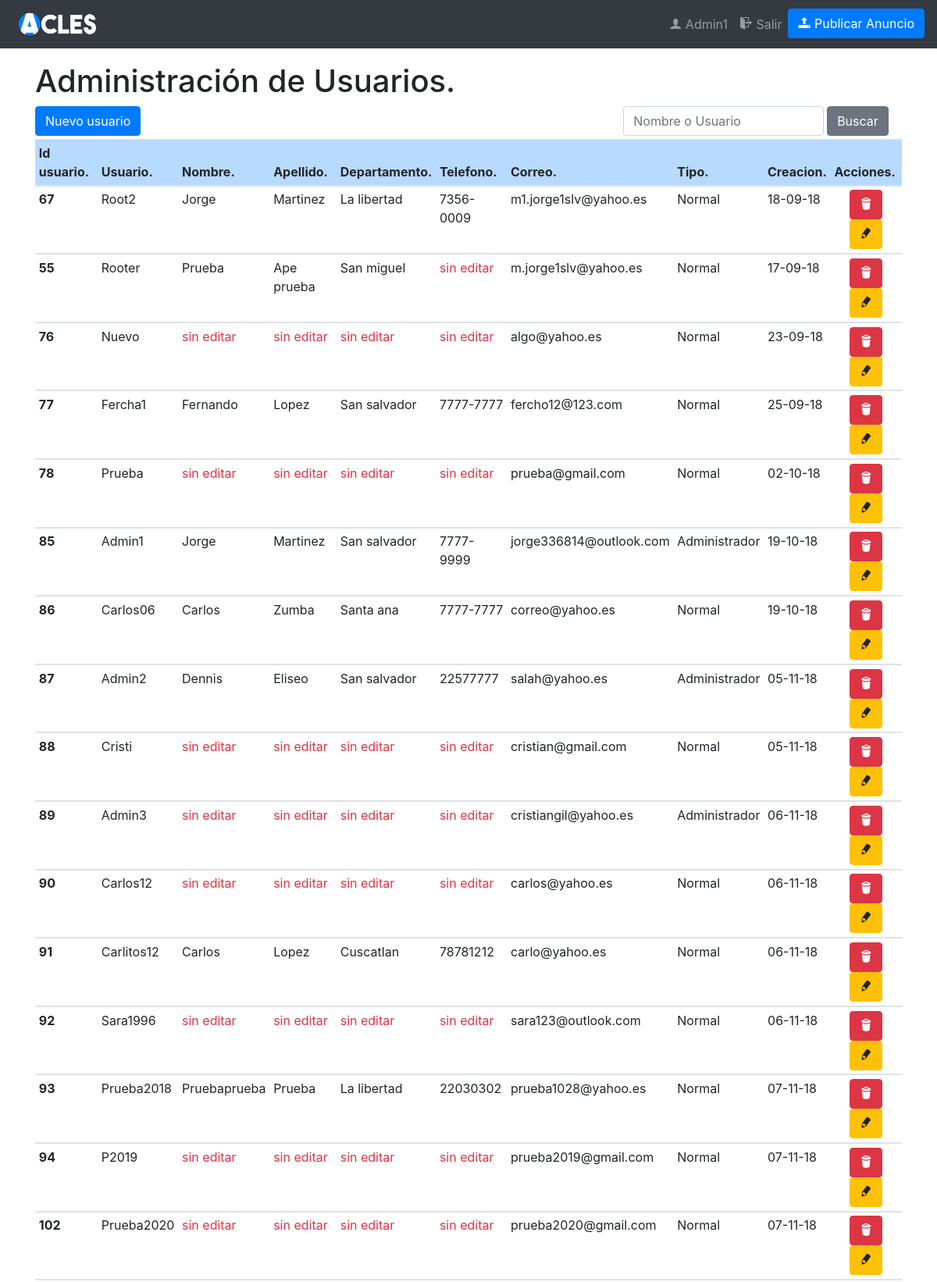
The page /?p=pags_admin/admin_usuarios (signed in, upper part) on the database its author committed.
### tables this page shows
CREATE TABLE `usuarios` (
  `id_usuario` int(11) NOT NULL,
  `nombre_usuario` varchar(25) DEFAULT NULL,
  `apellido_usuario` varchar(25) DEFAULT NULL,
  `departamento` varchar(25) DEFAULT NULL,
  `telefono` char(12) NOT NULL,
  `foto_usuario` varchar(300) NOT NULL DEFAULT 'avatar.jpg'
);

### index.php (called while the page is built, shortened)
<?php
    $pagina = isset($_GET['p']) ? $_GET['p'] : 'inicio';
    require_once 'paginas/header.php';
    require_once 'paginas/' . $pagina . '.php';
    require_once 'paginas/footer.php';
 ?>

### paginas/pags_admin/admin_usuarios.php (the view, shortened to what this page needs)
 <?php
  $conex = conectar();
  if (isset($_POST['txtBuscarUsuario'])) {
    $nombre = $_POST['txtBuscarUsuario'];
    $sentenciaSQL = "call proc_mostrarUsuariosBusqueda('$nombre')";
  }else{
    $sentenciaSQL = "call proc_mostrarUsuarios()";
  }
  $resultado = mysqli_query($conex, $sentenciaSQL);
?>
<div class="container my-4">
<h1>Administración de Usuarios.</h1>
<div class="row">
<div class="col-md-6 col-xs-12">
  <button type="button" class="btn btn-primary" data-toggle="modal" data-target="#modalAgregarUsuario">Nuevo usuario</button>
</div>
<div class="col-xs-12 col-md-6  offset-md-0">
  <form class="form-inline my-lg-0" method="POST" action="index.php?p=pags_admin/admin_usuarios" style=" float: right;">
    <input class="form-control mr-sm-1" type="search" style="width: 72%;"  placeholder="Nombre o Usuario" aria-label="Search" name="txtBuscarUsuario">
    <button class="btn btn-secondary" type="submit" name="btnBuscarUsu">Buscar</button>
  </form>
</div>
</div>
  <div class="table-responsive-sm  my-1">
    <table class="table table-sm table-hover" id="tablaCategorias">
      <thead>
        <tr class="table-primary">
          <th scope="col">Id usuario.</th>
          <th scope="col">Usuario.</th>
          <th scope="col">Nombre.</th>
          <th scope="col">Apellido.</th>
          <th scope="col">Departamento.</th>
          <th scope="col">Telefono.</th>
          <th scope="col">Correo.</th>
          <th scope="col">Tipo.</th>
          <th scope="col">Creacion.</th>
          <th scope="col">Acciones.</th>
        </tr>
      </thead>
      <tbody>
        <?php while ($usu = mysqli_fetch_array($resultado)): ?>
        <tr>
          <th scope="row"><?php echo $usu['id_usuario']; ?></th>
          <td scope="row"><?php echo ucfirst($usu['usuario']); ?></td>
          <td><?php echo ucfirst(isset($usu['nombre_usuario'])?$usu['nombre_usuario']:"<p class='text-danger'>sin editar</p>"); ?></td>
          <td><?php echo ucfirst(isset($usu['apellido_usuario'])?$usu['apellido_usuario']:"<p class='text-danger'>sin editar</p>"); ?></td>
          <td><?php echo ucfirst(isset($usu['departamento'])?$usu['departamento']:"<p class='text-danger'>sin editar</p>"); ?></td>
          <td><?php echo ($usu['telefono'] != null)?$usu['telefono']:"<p class='text-danger'>sin editar</p>"; ?></td>
          <td><?php echo $usu['correo']; ?></td>
          <td><?php echo ($usu['tipo'] == 1)?"Normal":"Administrador"; ?></td>
          <td><?php
            $fecha = date_create($usu['fecha_creacion']);
            echo date_format($fecha,'d-m-y');
          ?></td>
          <td align="center">
            <button class="btn btn-danger" onclick="eliminarUsuario(<?php echo $usu['id_usuario'];?>)"><i class="icon-trash"></i></button>
           <button type="button" class="btn btn-warning" data-toggle="modal" data-target="#modusu<?php echo $usu['id_usuario']; ?>"><i class="icon-pencil"></i></button>
        </td>
        </tr>
      </tbody>
</div>
      <?php endwhile;
       ?>

### css/modern-business.css (style rules this page uses)
body { padding-top: 54px; }
@media (min-width: 992px) { body { padding-top: 56px; } }

### css/icomoon.css (style rules this page uses)
.icon-trash:before { content: "\e94f"; }
.icon-pencil:before { content: "\e9f3"; }

### rows shown on the page
usuarios: id_usuario "67", id_usuario.usuario "Root2", nombre_usuario "Jorge", apellido_usuario "Martinez", departamento "La libertad", telefono "7356-0009", id_usuario.correo "m1.jorge1slv@yahoo.es", shows "Normal", id_usuario.fecha_creacion "18-09-18"
usuarios: id_usuario "55", id_usuario.usuario "Rooter", nombre_usuario "Prueba", apellido_usuario "Ape prueba", departamento "San miguel", telefono "sin editar", id_usuario.correo "m.jorge1slv@yahoo.es", shows "Normal", id_usuario.fecha_creacion "17-09-18"
usuarios: id_usuario "76", id_usuario.usuario "Nuevo", nombre_usuario "sin editar", apellido_usuario "sin editar", departamento "sin editar", telefono "sin editar", id_usuario.correo "algo@yahoo.es", shows "Normal", id_usuario.fecha_creacion "23-09-18"
usuarios: id_usuario "77", id_usuario.usuario "Fercha1", nombre_usuario "Fernando", apellido_usuario "Lopez", departamento "San salvador", telefono "7777-7777", id_usuario.correo "fercho12@123.com", shows "Normal", id_usuario.fecha_creacion "25-09-18"
usuarios: id_usuario "78", id_usuario.usuario "Prueba", nombre_usuario "sin editar", apellido_usuario "sin editar", departamento "sin editar", telefono "sin editar", id_usuario.correo "prueba@gmail.com", shows "Normal", id_usuario.fecha_creacion "02-10-18"
usuarios: id_usuario "85", id_usuario.usuario "Admin1", nombre_usuario "Jorge", apellido_usuario "Martinez", departamento "San salvador", telefono "7777-9999", id_usuario.correo "jorge336814@outlook.com", shows "Administrador", id_usuario.fecha_creacion "19-10-18"
usuarios: id_usuario "86", id_usuario.usuario "Carlos06", nombre_usuario "Carlos", apellido_usuario "Zumba", departamento "Santa ana", telefono "7777-7777", id_usuario.correo "correo@yahoo.es", shows "Normal", id_usuario.fecha_creacion "19-10-18"
usuarios: id_usuario "87", id_usuario.usuario "Admin2", nombre_usuario "Dennis", apellido_usuario "Eliseo", departamento "San salvador", telefono "22577777", id_usuario.correo "salah@yahoo.es", shows "Administrador", id_usuario.fecha_creacion "05-11-18"
usuarios: id_usuario "88", id_usuario.usuario "Cristi", nombre_usuario "sin editar", apellido_usuario "sin editar", departamento "sin editar", telefono "sin editar", id_usuario.correo "cristian@gmail.com", shows "Normal", id_usuario.fecha_creacion "05-11-18"
usuarios: id_usuario "89", id_usuario.usuario "Admin3", nombre_usuario "sin editar", apellido_usuario "sin editar", departamento "sin editar", telefono "sin editar", id_usuario.correo "cristiangil@yahoo.es", shows "Administrador", id_usuario.fecha_creacion "06-11-18"
usuarios: id_usuario "90", id_usuario.usuario "Carlos12", nombre_usuario "sin editar", apellido_usuario "sin editar", departamento "sin editar", telefono "sin editar", id_usuario.correo "carlos@yahoo.es", shows "Normal", id_usuario.fecha_creacion "06-11-18"
usuarios: id_usuario "91", id_usuario.usuario "Carlitos12", nombre_usuario "Carlos", apellido_usuario "Lopez", departamento "Cuscatlan", telefono "78781212", id_usuario.correo "carlo@yahoo.es", shows "Normal", id_usuario.fecha_creacion "06-11-18"
usuarios: id_usuario "92", id_usuario.usuario "Sara1996", nombre_usuario "sin editar", apellido_usuario "sin editar", departamento "sin editar", telefono "sin editar", id_usuario.correo "sara123@outlook.com", shows "Normal", id_usuario.fecha_creacion "06-11-18"
usuarios: id_usuario "93", id_usuario.usuario "Prueba2018", nombre_usuario "Pruebaprueba", apellido_usuario "Prueba", departamento "La libertad", telefono "22030302", id_usuario.correo "prueba1028@yahoo.es", shows "Normal", id_usuario.fecha_creacion "07-11-18"
usuarios: id_usuario "94", id_usuario.usuario "P2019", nombre_usuario "sin editar", apellido_usuario "sin editar", departamento "sin editar", telefono "sin editar", id_usuario.correo "prueba2019@gmail.com", shows "Normal", id_usuario.fecha_creacion "07-11-18"
usuarios: id_usuario "102", id_usuario.usuario "Prueba2020", nombre_usuario "sin editar", apellido_usuario "sin editar", departamento "sin editar", telefono "sin editar", id_usuario.correo "prueba2020@gmail.com", shows "Normal", id_usuario.fecha_creacion "07-11-18"

### other values the page prints
$_SESSION["usuarioactual"] "Admin1"
